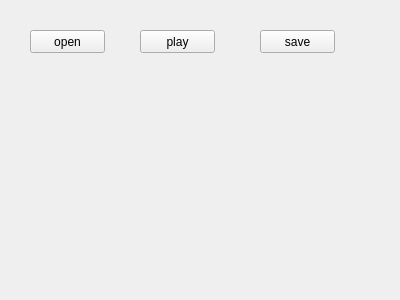
<?xml version="1.0" encoding="UTF-8"?>
<ui version="4.0">
 <class>MainWidget</class>
 <widget class="QWidget" name="MainWidget">
  <property name="geometry">
   <rect>
    <x>0</x>
    <y>0</y>
    <width>400</width>
    <height>300</height>
   </rect>
  </property>
  <property name="windowTitle">
   <string>MainWidget</string>
  </property>
  <widget class="QPushButton" name="openBtn">
   <property name="geometry">
    <rect>
     <x>30</x>
     <y>30</y>
     <width>75</width>
     <height>23</height>
    </rect>
   </property>
   <property name="text">
    <string>open</string>
   </property>
  </widget>
  <widget class="QPushButton" name="startBtn">
   <property name="geometry">
    <rect>
     <x>140</x>
     <y>30</y>
     <width>75</width>
     <height>23</height>
    </rect>
   </property>
   <property name="text">
    <string>play</string>
   </property>
  </widget>
  <widget class="QPushButton" name="saveBtn">
   <property name="geometry">
    <rect>
     <x>260</x>
     <y>30</y>
     <width>75</width>
     <height>23</height>
    </rect>
   </property>
   <property name="text">
    <string>save</string>
   </property>
  </widget>
 </widget>
 <layoutdefault spacing="6" margin="11"/>
 <resources/>
 <connections/>
</ui>
